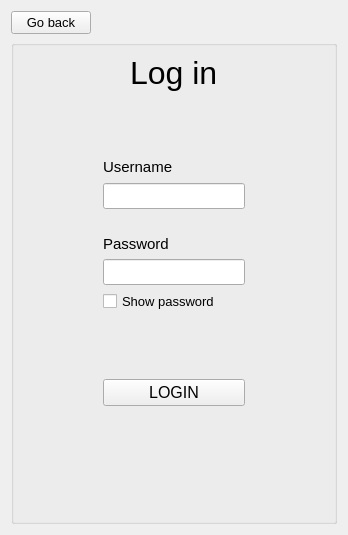
      <widget class="QWidget" name="page_2_adminLogin">
       <property name="font">
        <font>
         <pointsize>10</pointsize>
        </font>
       </property>
       <layout class="QGridLayout" name="gridLayout_13">
        <item row="0" column="0">
         <widget class="QPushButton" name="goBackToStartButton_2">
          <property name="text">
           <string>Go back</string>
          </property>
         </widget>
        </item>
        <item row="0" column="1">
         <spacer name="horizontalSpacer_31">
          <property name="orientation">
           <enum>Qt::Orientation::Horizontal</enum>
          </property>
          <property name="sizeHint" stdset="0">
           <size>
            <width>40</width>
            <height>20</height>
           </size>
          </property>
         </spacer>
        </item>
        <item row="1" column="0" colspan="2">
         <widget class="QGroupBox" name="groupBox_4">
          <property name="title">
           <string/>
          </property>
          <layout class="QGridLayout" name="gridLayout_11">
           <item row="0" column="0">
            <layout class="QHBoxLayout" name="horizontalLayout_8">
             <item>
              <spacer name="horizontalSpacer_25">
               <property name="orientation">
                <enum>Qt::Orientation::Horizontal</enum>
               </property>
               <property name="sizeHint" stdset="0">
                <size>
                 <width>40</width>
                 <height>20</height>
                </size>
               </property>
              </spacer>
             </item>
             <item>
              <widget class="QLabel" name="label_15">
               <property name="font">
                <font>
                 <pointsize>24</pointsize>
                </font>
               </property>
               <property name="text">
                <string>Log in</string>
               </property>
              </widget>
             </item>
             <item>
              <spacer name="horizontalSpacer_26">
               <property name="orientation">
                <enum>Qt::Orientation::Horizontal</enum>
               </property>
               <property name="sizeHint" stdset="0">
                <size>
                 <width>40</width>
                 <height>20</height>
                </size>
               </property>
              </spacer>
             </item>
            </layout>
           </item>
           <item row="3" column="0">
            <spacer name="verticalSpacer_15">
             <property name="orientation">
              <enum>Qt::Orientation::Vertical</enum>
             </property>
             <property name="sizeType">
              <enum>QSizePolicy::Policy::Expanding</enum>
             </property>
             <property name="sizeHint" stdset="0">
              <size>
               <width>20</width>
               <height>40</height>
              </size>
             </property>
            </spacer>
           </item>
           <item row="6" column="0">
            <layout class="QHBoxLayout" name="horizontalLayout_20">
             <item>
              <spacer name="horizontalSpacer_56">
               <property name="orientation">
                <enum>Qt::Orientation::Horizontal</enum>
               </property>
               <property name="sizeHint" stdset="0">
                <size>
                 <width>40</width>
                 <height>20</height>
                </size>
               </property>
              </spacer>
             </item>
             <item>
              <widget class="QLabel" name="adminLoginButtonComment">
               <property name="text">
                <string/>
               </property>
              </widget>
             </item>
             <item>
              <spacer name="horizontalSpacer_55">
               <property name="orientation">
                <enum>Qt::Orientation::Horizontal</enum>
               </property>
               <property name="sizeHint" stdset="0">
                <size>
                 <width>40</width>
                 <height>20</height>
                </size>
               </property>
              </spacer>
             </item>
            </layout>
           </item>
           <item row="5" column="0">
            <layout class="QHBoxLayout" name="horizontalLayout_9">
             <item>
              <spacer name="horizontalSpacer_29">
               <property name="orientation">
                <enum>Qt::Orientation::Horizontal</enum>
               </property>
               <property name="sizeType">
                <enum>QSizePolicy::Policy::Fixed</enum>
               </property>
               <property name="sizeHint" stdset="0">
                <size>
                 <width>80</width>
                 <height>20</height>
                </size>
               </property>
              </spacer>
             </item>
             <item>
              <widget class="QPushButton" name="adminLoginButton">
               <property name="font">
                <font>
                 <pointsize>12</pointsize>
                 <fontweight>DemiBold</fontweight>
                </font>
               </property>
               <property name="text">
                <string>LOGIN</string>
               </property>
              </widget>
             </item>
             <item>
              <spacer name="horizontalSpacer_30">
               <property name="orientation">
                <enum>Qt::Orientation::Horizontal</enum>
               </property>
               <property name="sizeType">
                <enum>QSizePolicy::Policy::Fixed</enum>
               </property>
               <property name="sizeHint" stdset="0">
                <size>
                 <width>80</width>
                 <height>20</height>
                </size>
               </property>
              </spacer>
             </item>
            </layout>
           </item>
           <item row="1" column="0">
            <spacer name="verticalSpacer_20">
             <property name="orientation">
              <enum>Qt::Orientation::Vertical</enum>
             </property>
             <property name="sizeType">
              <enum>QSizePolicy::Policy::Expanding</enum>
             </property>
             <property name="sizeHint" stdset="0">
              <size>
               <width>20</width>
               <height>60</height>
              </size>
             </property>
            </spacer>
           </item>
           <item row="2" column="0">
            <layout class="QGridLayout" name="gridLayout_12">
             <item row="1" column="1">
              <widget class="QLineEdit" name="usernameAdminLogInLineEdit">
               <property name="font">
                <font>
                 <pointsize>11</pointsize>
                </font>
               </property>
              </widget>
             </item>
             <item row="6" column="1">
              <widget class="QLabel" name="adminLogInPasswordComment">
               <property name="text">
                <string/>
               </property>
              </widget>
             </item>
             <item row="0" column="0">
              <spacer name="horizontalSpacer_28">
               <property name="orientation">
                <enum>Qt::Orientation::Horizontal</enum>
               </property>
               <property name="sizeType">
                <enum>QSizePolicy::Policy::Fixed</enum>
               </property>
               <property name="sizeHint" stdset="0">
                <size>
                 <width>80</width>
                 <height>20</height>
                </size>
               </property>
              </spacer>
             </item>
             <item row="5" column="1">
              <widget class="QCheckBox" name="passwordAdminLoginCheckBox">
               <property name="text">
                <string>Show password</string>
               </property>
              </widget>
             </item>
             <item row="0" column="1">
              <widget class="QLabel" name="label_17">
               <property name="font">
                <font>
                 <pointsize>11</pointsize>
                 <fontweight>DemiBold</fontweight>
                </font>
               </property>
               <property name="text">
                <string>Username</string>
               </property>
              </widget>
             </item>
             <item row="2" column="1">
              <widget class="QLabel" name="adminLogInUsernameComment">
               <property name="font">
                <font>
                 <pointsize>9</pointsize>
                </font>
               </property>
               <property name="text">
                <string/>
               </property>
              </widget>
             </item>
             <item row="3" column="1">
              <widget class="QLabel" name="label_16">
               <property name="font">
                <font>
                 <pointsize>11</pointsize>
                 <fontweight>DemiBold</fontweight>
                </font>
               </property>
               <property name="text">
                <string>Password</string>
               </property>
              </widget>
             </item>
             <item row="4" column="1">
              <widget class="QLineEdit" name="passwordAdminLogInLineEdit">
               <property name="font">
                <font>
                 <pointsize>11</pointsize>
                </font>
               </property>
               <property name="text">
                <string/>
               </property>
               <property name="echoMode">
                <enum>QLineEdit::EchoMode::Password</enum>
               </property>
              </widget>
             </item>
             <item row="0" column="2">
              <spacer name="horizontalSpacer_27">
               <property name="orientation">
                <enum>Qt::Orientation::Horizontal</enum>
               </property>
               <property name="sizeType">
                <enum>QSizePolicy::Policy::Fixed</enum>
               </property>
               <property name="sizeHint" stdset="0">
                <size>
                 <width>80</width>
                 <height>20</height>
                </size>
               </property>
              </spacer>
             </item>
            </layout>
           </item>
           <item row="8" column="0">
            <spacer name="verticalSpacer_14">
             <property name="orientation">
              <enum>Qt::Orientation::Vertical</enum>
             </property>
             <property name="sizeType">
              <enum>QSizePolicy::Policy::Expanding</enum>
             </property>
             <property name="sizeHint" stdset="0">
              <size>
               <width>20</width>
               <height>40</height>
              </size>
             </property>
            </spacer>
           </item>
           <item row="7" column="0">
            <spacer name="verticalSpacer_30">
             <property name="orientation">
              <enum>Qt::Orientation::Vertical</enum>
             </property>
             <property name="sizeHint" stdset="0">
              <size>
               <width>20</width>
               <height>40</height>
              </size>
             </property>
            </spacer>
           </item>
          </layout>
         </widget>
        </item>
       </layout>
      </widget>
